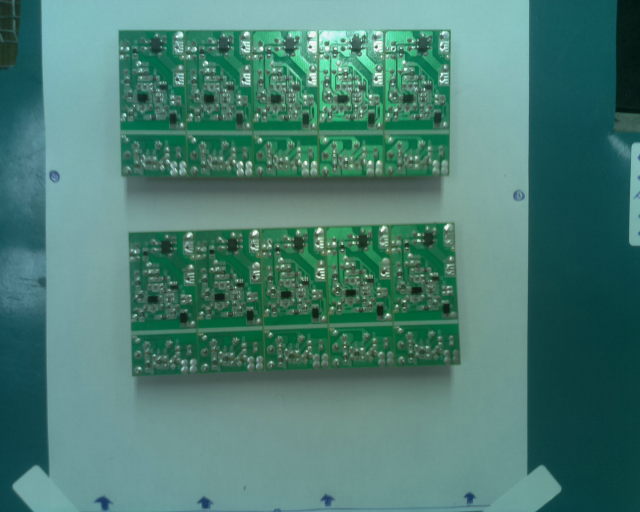
#> input picture Flow/Testes Placas MCM_v1/Foto01.png, 1280 x 1024 px, given in place of PCB_01_ilumin_03.jpg, which was not available (shown at 1/2 size)
$ python detection.py --results_path out.png
#> lines starting #> are read from the running program, lines starting #| are printed output that depends on the picture; after the words box and inside, x2 and y2 are one past the last pixel; in counts of white or black regions, pixels touching at a corner belong together; pictures that were not available may be replaced by others from this repository, and a replacement may not be noted
import cv2
import numpy as np
import math
import sys
import imutils
import argparse
from skimage.color import rgb2yiq

# carrega imagem
# recebe: diretório de imagem
# retorna: imagem bgr
def load_image(image_file):
    # ler imagem
    image = cv2.imread(image_file, cv2.IMREAD_COLOR)
    return image

# binarização
# recebe: imagem bgr
# retorna: imagem binarizada
def thresholding(image):
    # transforma imagem rgb em hsv
    hsv = cv2.cvtColor(image, cv2.COLOR_BGR2HSV)

    # binarização da imagem
    green_lower = (60, 60, 20)
    green_upper = (100, 255, 140)
    mask = cv2.inRange(hsv, green_lower, green_upper)

    return mask

# contorno da placa
# recebe: imagem binarizada
# retorna: maior contorno da imagem, imagem com o contorno
def max_area_contour(mask, image):
    # contornos
    contours = cv2.findContours(mask, cv2.RETR_TREE, cv2.CHAIN_APPROX_SIMPLE)
    contours = imutils.grab_contours(contours)

    # maior contorno
    cnt = contours[0]
    max_area = cv2.contourArea(cnt)

    for contour in contours:
        if cv2.contourArea(contour) > max_area:
            cnt = contour
            max_area = cv2.contourArea(cnt)

    contour_image = cv2.drawContours(image, [cnt], -1, (255, 0, 0), 3)
    return cnt, contour_image

# aproximação do contorno da placa a um poligono
# recebe: contorno, imagem
# retorna: imagem binarizada com o contorno apenas
def approx_polygon(contour, image):
    # aproximar forma
    epsilon = 0.01*cv2.arcLength(contour,True)
    approx = cv2.approxPolyDP(contour,epsilon,True)

    # desenhar contorno aproximado
    approx_contour = np.zeros((image.shape[0], image.shape[1]), np.uint8)
    cv2.drawContours(approx_contour, [approx], -1, (255, 0, 0), 3)

    return approx_contour

# aproximação do contorno da placa por preenchimento
# recebe: contorno, imagem
# retorna: imagem binarizada com o contorno apenas
def hull(contour, image):
    hull = cv2.convexHull(contour)

    # desenhar contorno preenchido
    approx_contour = np.zeros((image.shape[0], image.shape[1]), np.uint8)
    cv2.drawContours(approx_contour, [hull], -1, (255, 0, 0), 3)

    return approx_contour

# centroids
# recebe: imagem binarizada
# retorna: centroids dos blobs
def get_centroids(corners):
    contours = cv2.findContours(corners, cv2.RETR_TREE, cv2.CHAIN_APPROX_SIMPLE)
    contours = imutils.grab_contours(contours)

    points = []

    # centroid
    for contour in contours:
        M = cv2.moments(contour)
        cx = int(M['m10']/M['m00'])
        cy = int(M['m01']/M['m00'])
        points.append((cx, cy))

    return points

# cantos da imagem
# recebe: contorno aproximado, imagem
# retorna: centroids dos blobs (harrisCorner), pontos dos cantos (subPix), imagem com os centroids e cantos
def get_corners(approx_contour, image):
    gray = cv2.cvtColor(image,cv2.COLOR_BGR2GRAY)
    corners = np.zeros((approx_contour.shape[0], approx_contour.shape[1]), np.uint8)

    dst = cv2.cornerHarris(approx_contour,20,3,0.04)
    dst = cv2.dilate(dst, None) # pra que isso?

    # Threshold for an optimal value, it may vary depending on the image.
    corners[dst>0.01*dst.max()] = 255

    # centroids dos blobs
    centroids = get_centroids(corners)

    # define the criteria to stop and refine the corners
    # melhorar resultado obtido com harrisCorner
    criteria = (cv2.TERM_CRITERIA_EPS + cv2.TERM_CRITERIA_MAX_ITER, 100, 0.001)
    corners = cv2.cornerSubPix(gray,np.float32(centroids),(11,11),(-1,-1),criteria)

    # desenhar centroids e corners
    res = np.hstack((centroids,corners))
    res = np.int0(res)
    image[res[:,1],res[:,0]] = [0,0,255]
    image[res[:,3],res[:,2]] = [0,255,0]

    return centroids, corners, image

# ordena 4 pontos
# recebe: pontos
# retorna: pontos ordenados
def order_points(points):
    top_left = [0, 0]
    top_right = [0, 0]
    bottom_right = [0, 0]
    bottom_left = [0, 0]

    # ordenar pela altura
    for j in range(3):
        for i in range(3):
            if points[i][0] > points[i+1][0]:
                aux_0 = points[i][0]
                aux_1 = points[i][1]
                points[i][0] = points[i+1][0]
                points[i][1] = points[i+1][1]
                points[i+1][0] = aux_0
                points[i+1][1] = aux_1
                #print(str(points))
                #np.delete(points, i)
                #np.append(i, points[i+1])

    if(points[0][1] > points[1][1]):
        top_left = points[1]
        top_right = points[0]
    else:
        top_left = points[0]
        top_right = points[1]
    if(points[2][1] > points[3][1]):
        bottom_left = points[3]
        bottom_right = points[2]
    else:
        bottom_left = points[2]
        bottom_right = points[3]
    #print("pontos ordenados: " + str(points))

    pts = np.float32([top_left, bottom_left, top_right, bottom_right])
    #print(str(pts))
    return pts

# transforma a imagem geometricamente
# recebe: pontos, imagem
# retorna: imagem transformada
def set_perspective(points, image):
    # top_left, bottom_left, top_right, bottom_right
    # w = média das larguras
    # h = média das alturas
    w = int((points[2][1]-points[0][1] + points[3][1]-points[1][1])/2)
    h = int((points[1][0]-points[0][0] + points[3][0]-points[2][0])/2)
    #print(h)
    #print(w)

    points_1 = np.float32(points)
    points_2 = np.float32([[0,0],[h,0],[0,w],[h,w]])

    M = cv2.getPerspectiveTransform(points_1, points_2)

    dst = cv2.warpPerspective(image,M,(h,w))

    return dst

# detecta a placa
# recebe: diretório da imagem
# retorna: imagem contendo apenas a placa
def find_object(image_file, results_path):
    # carregar imagem
    image = load_image(image_file)
    cv2.imwrite(results_path+"image_"+image_file[12:], image)
    #cv2.namedWindow("image "+image_file[12:], cv2.WINDOW_NORMAL)
    #cv2.imshow("image "+image_file[12:], image)

    # binarização da imagem
    mask = thresholding(image)
    cv2.imwrite(results_path+"thresholding_"+image_file[12:], mask)
    #cv2.namedWindow("thresholding "+image_file[12:], cv2.WINDOW_NORMAL)
    #cv2.imshow("thresholding "+image_file[12:], mask)

    # maior contorno (placa)
    contour, image_contour = max_area_contour(mask, image.copy())
    cv2.imwrite(results_path+"contour_"+image_file[12:], image_contour)
    #cv2.namedWindow("contour "+image_file[12:], cv2.WINDOW_NORMAL)
    #cv2.imshow("contour "+image_file[12:], image_contour)

    # aproximação da forma
    approx_contour = hull(contour, image)
    cv2.imwrite(results_path+"approx_contour_"+image_file[12:], approx_contour)
    #cv2.namedWindow("approx. contour "+image_file[12:], cv2.WINDOW_NORMAL)
    #cv2.imshow("approx. contour "+image_file[12:], approx_contour)

    # detectar cantos
    centroids, corners, image_corners = get_corners(approx_contour, image.copy())
    cv2.imwrite(results_path+"corners_"+image_file[12:], image_corners)
    #cv2.namedWindow("corners "+image_file[12:], cv2.WINDOW_NORMAL)
    #cv2.imshow("corners "+image_file[12:], image_corners)

    # perspective
    # top_left, bottom_left, top_right, bottom_right
    points = order_points(corners)
    perspective = set_perspective(points, image.copy())
    cv2.imwrite(results_path+"perspective_"+image_file[12:], perspective)
    #cv2.namedWindow("perspective "+image_file[12:], cv2.WINDOW_NORMAL)
    #cv2.imshow("perspective "+image_file[12:], perspective)

# divide a imagem em várias plaquinhas menores e desenha círculos onde deveriam haver soldas pegando os pontos de um arquivo .txt
# recebe: imagem
# retorna: imagem com linhas delimitando as plaquinhas
def division(image_file, welds_file):
    # arquivo .txt com a posição das soldas (porcentagem em relação ao tamanho da placa)
    file = open(welds_file, "r")
    soldas = []
    for line in file:
        line = line.split()
        soldas.append([float(line[0]), float(line[1])])
    file.close()
    soldas = np.asarray(soldas)
    #print(soldas)

    # imagem
    image = load_image(image_file)

    # partes do início e fim que devem ser cortadas pq não são placas
    dh_cut = image.shape[0]*0.04
    dw_cut = image.shape[1]*0.017

    # tamanho de cada placa tirando as partes que devem ser cortadas pq não tem plaquinha
    dh = (image.shape[0] - 2*dh_cut)/2
    dw = (image.shape[1] - 2*dw_cut)/10
    #print(dh)
    #print(dw)

    # pontos de referência pra desenhar as soldas (superior esquerdo de cada placa)
    pontos = []
    for i in range(10):
        pontos.append([i*dw+dw_cut, dh_cut])
    for i in range(10):
        pontos.append([i*dw+dw_cut, dh+dh_cut])
    #print(pontos)

    # distancia das soldas do ponto de referência
    soldas *= np.asarray([dw, dh])

    # desenhar soldas
    for ponto in pontos:
        for solda in soldas:
            # [5 lines of commented-out code are left out]
            cv2.circle(image, center=(int(ponto[0]+solda[0]),int(ponto[1]+solda[1])), radius=int(dw*0.05), color=(255,255,255), thickness=1)
            #cv2.rectangle(image, pt1=(int(ponto[0]+solda[0]-dw*d),int(ponto[1]+solda[1]-dw*d)), pt2=(int(ponto[0]+solda[0]+dw*d),int(ponto[1]+solda[1]+dw*d)), color=(255,255,255), thickness=1)

    # desenhar as linhas que dividem as plaquinhas
    for i in range(3):
        cv2.line(image, (0, int(i*dh+dh_cut)), (image.shape[1], int(i*dh+dh_cut)), (255,255,255), 1)

    for i in range(11):
        cv2.line(image, (int(i*dw+dw_cut), 0), (int(i*dw+dw_cut), image.shape[0]), (255,255,255), 1)

    return image

def main():
    print("Processamento de imagens de PCB.")
    print("Processado com:")
    print("Python:", sys.version)
    print("OpenCV2: ", cv2.__version__)
    print("NumPy: ", np.__version__)

    # argumentos de linha de comando (pasta para colocar as imagens geradas)
    ap = argparse.ArgumentParser()
    ap.add_argument("-p", "--results_path", required=True, help="path for the resulting images")
    args = vars(ap.parse_args())
    results_path = args["results_path"]
    #print(type(results_path))

    # detectar somente a placa do resto da imagem
    images_file = ["../Pictures/PCB_01_ilumin_03.jpg", "../Pictures/PCB_01_ilumin_06.jpg"]
    for image_file in images_file:
        find_object(image_file, results_path)
#> in load_image, image is the input picture: shape (1024, 1280, 3); mean B, G, R 115.2, 124.5, 74.9
#> in thresholding, `hsv = cv2.cvtColor(image, cv2.COLOR_BGR2HSV)`: hsv: shape (1024, 1280, 3); mean H, S, V 84.3, 117.8, 125.4
#> in thresholding, `mask = cv2.inRange(hsv, green_lower, green_upper)`:
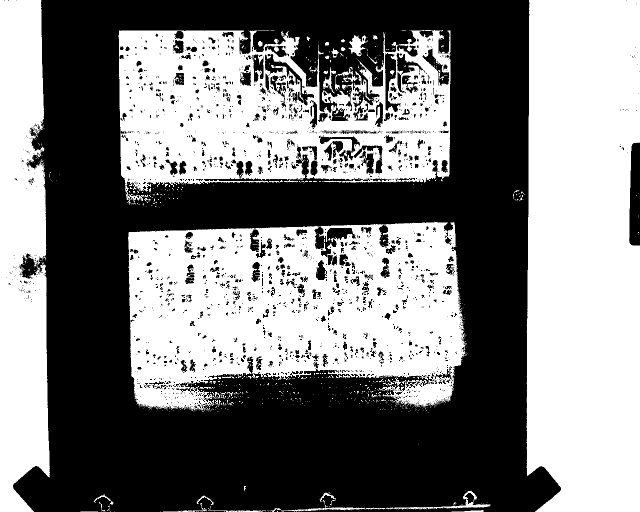
#> mask: shape (1024, 1280) (shown at 1/2 size); 49.4% white; 909 white regions (847 under 20 px)
#> in max_area_contour, `contours = cv2.findContours(mask, cv2.RETR_TREE, cv2.CHAIN_APPROX_SIMP..`: contours = 3908 contours, 3271 with area under 20; largest, box (x1, y1, x2, y2) and area: (1052, 0, 1280, 1024) 220267, (256, 443, 934, 823) 207838, (237, 60, 901, 407) 171224, (0, 0, 100, 1024) 84806, (628, 453, 713, 515) 2409
#> in max_area_contour, `cnt = contours[0]`: cnt = [[321, 1023]]
#> in max_area_contour, `max_area = cv2.contourArea(cnt)`: max_area = 0
#> the loop in max_area_contour, `for contour in contours:` made 3908 passes
#> max_area on passes 12, 24, 53, 526, 3660: 108.5, 357, 755.5, 207838.5, 220267
#> contour on passes 1 to 6: [[321, 1023]], [[228, 1023]], [[220, 1023], [221, 1023]], [[211, 1023]], [[209, 1023]], [[206, 1023]]
#> after the loop in max_area_contour, `for contour in contours:`: cnt = contour of 234 points, box (x1, y1, x2, y2) (1052, 0, 1280, 1024), area 220267; max_area = 220267
#> in find_object, `contour, image_contour = max_area_contour(mask, image.copy())`: contour has the same summary as cnt in max_area_contour
#> in hull, `hull = cv2.convexHull(contour)`: hull = [[1279, 0], [1279, 1023], [1070, 1023], [1054, 950], [1053, 935], [1052, 884], [1053, 651], [1058, 0]]
#> in hull, `cv2.drawContours(approx_contour, [hull], -1, (255, 0, 0), 3)`:
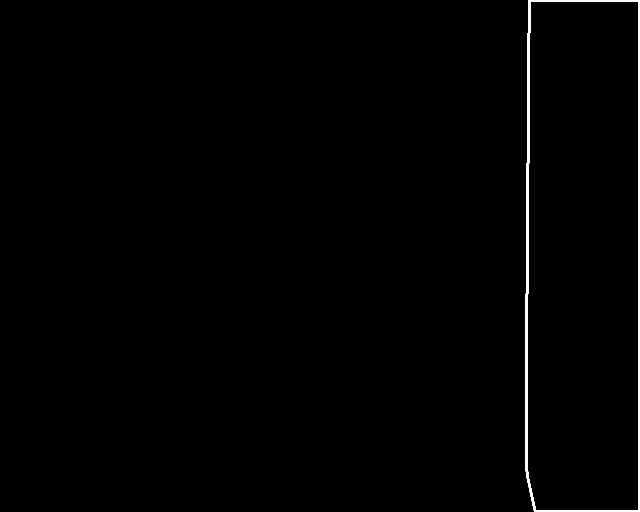
#> approx_contour: shape (1024, 1280) (shown at 1/2 size); 0.72% white; 1 white region, box (x1, y1, x2, y2) and area: (1050, 0, 1280, 1024) 9449
#> in get_corners, `gray = cv2.cvtColor(image,cv2.COLOR_BGR2GRAY)`:
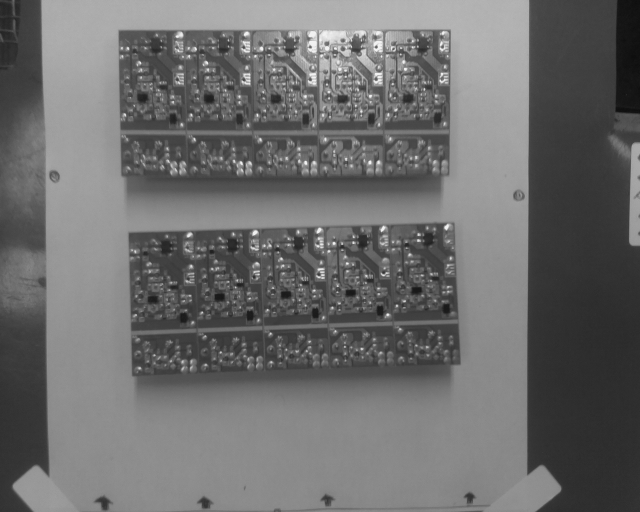
#> gray: shape (1024, 1280) (shown at 1/2 size); min 11, max 251, mean 108.6
#> in get_corners, `corners = cv2.cornerSubPix(gray,np.float32(centroids),(11,11),(-1,-1),..`: corners = [[1270.6, 1012.9], [1064, 991], [1272, 7], [1058, 9.24]]
#> in get_corners, `res = np.hstack((centroids,corners))`: res = [[1272, 1016, 1270.6, 1012.9], [1064, 991, 1064, 991], [1272, 7, 1272, 7], [1062, 6, 1058, 9.24]]
#> in get_corners, `res = np.int0(res)`: res = [[1272, 1016, 1270, 1012], [1064, 991, 1064, 991], [1272, 7, 1272, 7], [1062, 6, 1058, 9]]
#> in get_corners, `image[res[:,1],res[:,0]] = [0,0,255]`: image: shape (1024, 1280, 3); under 0.01% of pixels changed, all inside (x1, y1, x2, y2) = (1062, 6, 1273, 1017)
#> in get_corners, `image[res[:,3],res[:,2]] = [0,255,0]`: image: shape (1024, 1280, 3); mean B, G, R 115.2, 124.5, 74.9
#> in find_object, `centroids, corners, image_corners = get_corners(approx_contour, image...`: centroids = [(1272, 1016), (1064, 991), (1272, 7), (1062, 6)]
#> after the loop in order_points, `for j in range(3):`: points = [[1058, 9.24], [1064, 991], [1270.6, 1012.9], [1272, 7]]
#> in order_points, `top_left = points[0]`: top_left = [1058, 9.24]
#> in order_points, `top_right = points[1]`: top_right = [1064, 991]
#> in order_points, `bottom_left = points[3]`: bottom_left = [1272, 7]
#> in order_points, `bottom_right = points[2]`: bottom_right = [1270.6, 1012.9]
#> in order_points, `pts = np.float32([top_left, bottom_left, top_right, bottom_right])`: pts = [[1058, 9.24], [1272, 7], [1064, 991], [1270.6, 1012.9]]
#> in find_object, `points = order_points(corners)`: points has the same summary as pts in order_points
#> in set_perspective, `w = int((points[2][1]-points[0][1] + points[3][1]-points[1][1])/2)`: w = 993
#> in set_perspective, `h = int((points[1][0]-points[0][0] + points[3][0]-points[2][0])/2)`: h = 210
#> in set_perspective, `points_1 = np.float32(points)`: points_1 has the same summary as pts in order_points
#> in set_perspective, `points_2 = np.float32([[0,0],[h,0],[0,w],[h,w]])`: points_2 = [[0, 0], [210, 0], [0, 993], [210, 993]]
#> in set_perspective, `M = cv2.getPerspectiveTransform(points_1, points_2)`: M = [[1.15, -0.00701, -1216.5], [0.0117, 1.12, -22.7], [0.000135, -4.08e-05, 1]]
#> in set_perspective, `dst = cv2.warpPerspective(image,M,(h,w))`:
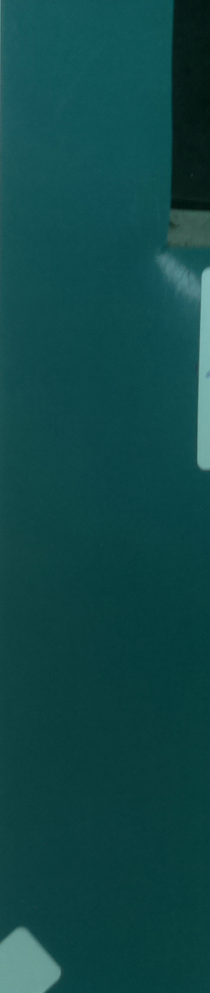
#> dst: shape (993, 210, 3); mean of channels 0, 1, 2 72.1, 71.5, 16.5; drawn as B, G, R
#> pass 2 of the loop in main, `for image_file in images_file:`:
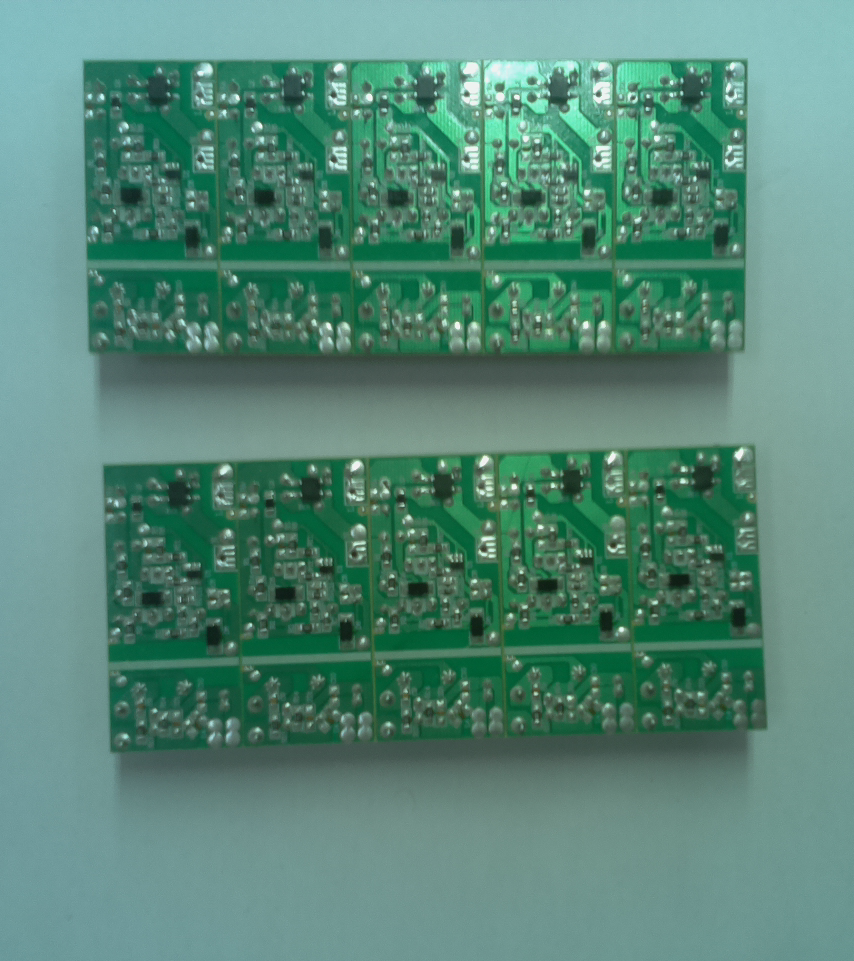
#> input picture Flow/Testes Placas MCM_v1/Foto01_c.png, 854 x 961 px, given in place of PCB_01_ilumin_06.jpg, which was not available
#> in load_image, image is the input picture: shape (961, 854, 3); mean B, G, R 120, 135.3, 86.6
#> hsv: shape (961, 854, 3); mean H, S, V 80.8, 98.9, 135.4
#> in thresholding (call 2), `mask = cv2.inRange(hsv, green_lower, green_upper)`:
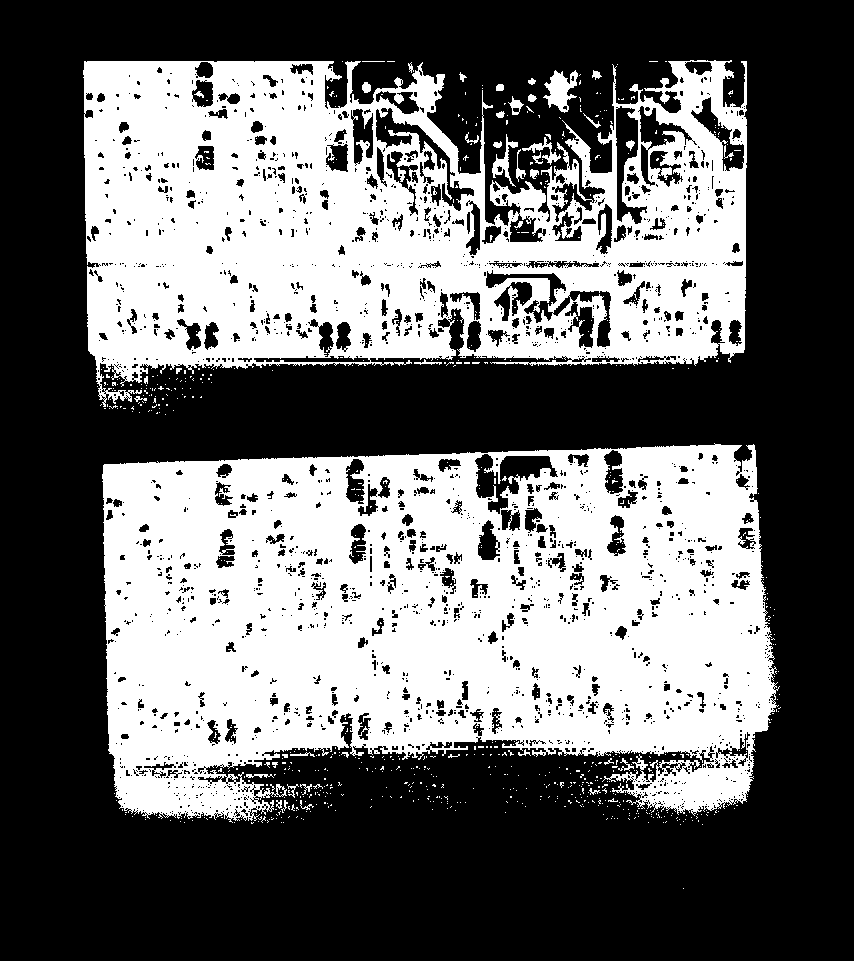
#> mask: shape (961, 854); 41.1% white; 786 white regions (741 under 20 px)
#> contours = 3522 contours, 2903 with area under 20; largest, box (x1, y1, x2, y2) and area: (102, 443, 780, 823) 207838, (83, 60, 747, 407) 171224, (474, 453, 559, 515) 2409, (375, 107, 475, 212) 2044, (615, 105, 648, 225) 1788
#> the loop in max_area_contour (call 2), `for contour in contours:` made 3522 passes
#> max_area on passes 155, 282, 436: 22, 35, 207838.5
#> contour_image: shape (961, 854, 3)
#> approx_contour: shape (961, 854); 1.2% white; 1 white region, box (x1, y1, x2, y2) and area: (100, 441, 782, 825) 9960
#> gray: shape (961, 854)

    # divisão da imagem em plaquinhas menores
    images_file = [results_path+"perspective_PCB_01_ilumin_03.jpg", results_path+"perspective_PCB_01_ilumin_06.jpg"]
    welds_file = 'welds.txt'
    for image_file in images_file:
        divided_rgb = division(image_file, welds_file)
#> (reads Flow/welds.txt from the repository)
#> after the loop in division, `for ponto in pontos:`:
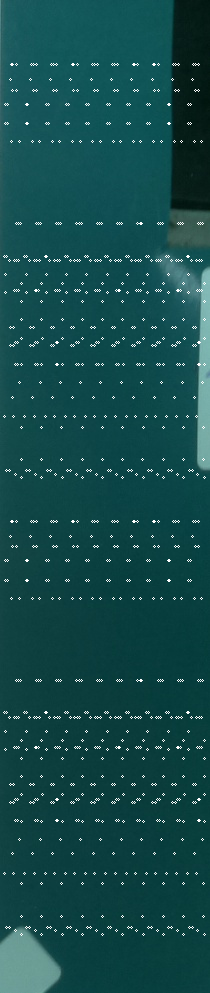
#> image: shape (993, 210, 3); mean B, G, R 75.2, 74.9, 20.6
#> after the loop in division, `for i in range(3):`:
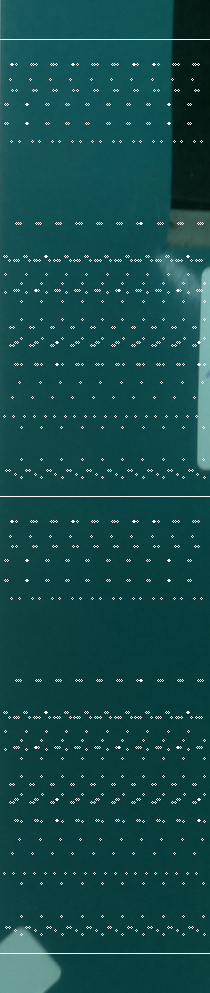
#> image: shape (993, 210, 3); 0.3% of pixels changed, all inside (x1, y1, x2, y2) = (0, 39, 210, 954)
#> after the loop in division, `for i in range(11):`:
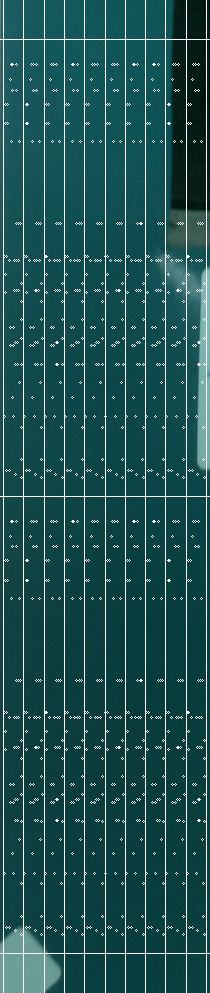
#> image: shape (993, 210, 3); 5.2% of pixels changed, all inside (x1, y1, x2, y2) = (3, 0, 207, 993)
        cv2.imwrite(results_path+"divided_rgb_"+image_file[23:], divided_rgb)
#> pass 2 of the loop in main, `for image_file in images_file:`:
#> after the loop in division (call 2), `for i in range(11):`:
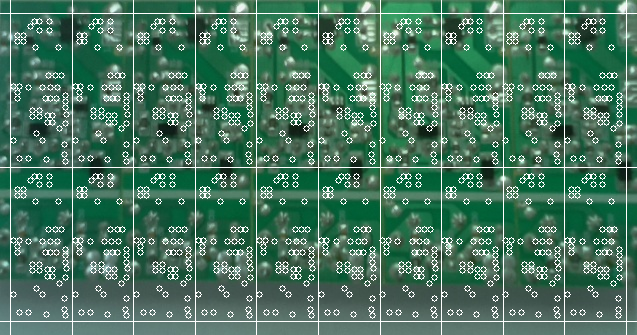
#> image: shape (335, 637, 3); mean B, G, R 95.6, 117.8, 72.1
        #cv2.namedWindow("divided "+image_file, cv2.WINDOW_NORMAL)
        #cv2.imshow("divided "+image_file, divided_rgb)

    cv2.waitKey(0)
    cv2.destroyAllWindows()

    return 0

main()
